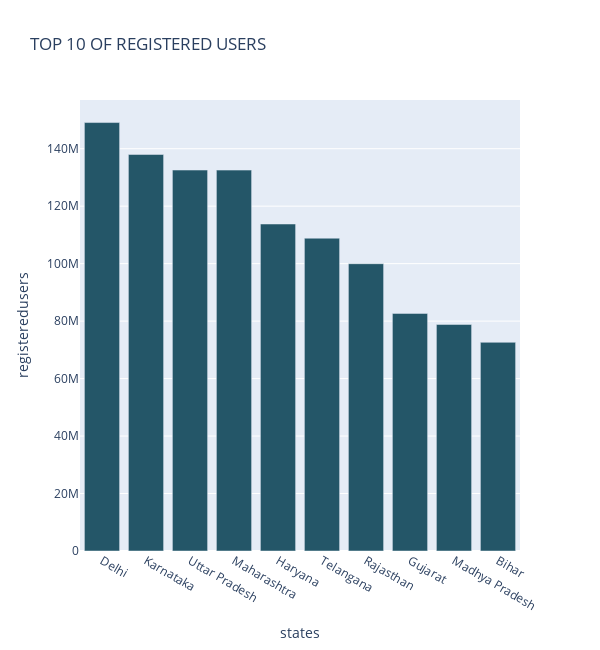
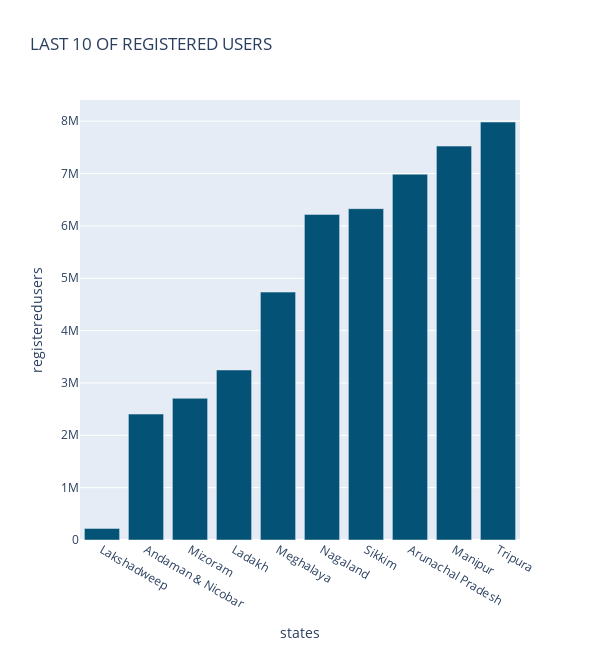
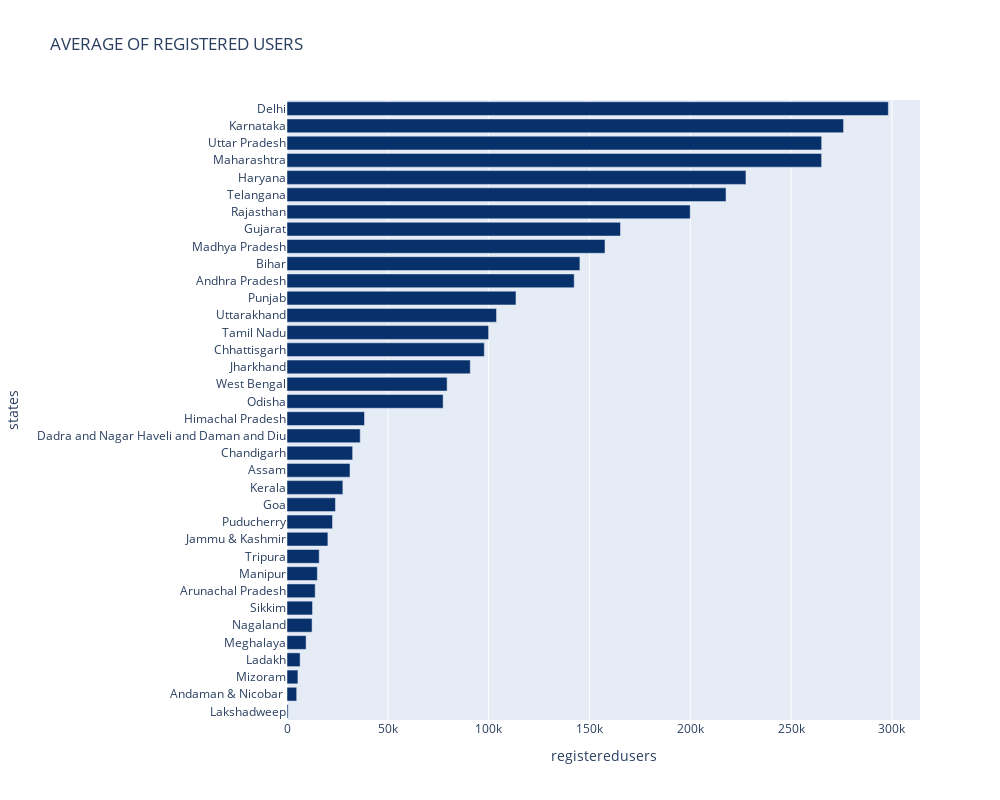

Notebook cell for these charts, in order:
### Code cell
top_chart_registeredusers("top_user")

### Figure 1 — Plotly figure (JSON) as saved in the notebook; plotly's stock layout.template omitted (floating-point values rounded to 4 significant figures)
{"data": [{"alignmentgroup": "True", "hovertemplate": "<b>%{hovertext}</b><br><br>states=%{x}<br>registeredusers=%{y}<extra></extra>", "hovertext": ["Delhi", "Karnataka", "Uttar Pradesh", "Maharashtra", "Haryana", "Telangana", "Rajasthan", "Gujarat", "Madhya Pradesh", "Bihar"], "legendgroup": "", "marker": {"color": "rgb(36, 86, 104)", "pattern": {"shape": ""}}, "name": "", "offsetgroup": "", "orientation": "v", "showlegend": false, "textposition": "auto", "type": "bar", "x": ["Delhi", "Karnataka", "Uttar Pradesh", "Maharashtra", "Haryana", "Telangana", "Rajasthan", "Gujarat", "Madhya Pradesh", "Bihar"], "xaxis": "x", "y": [149099106, 137994386, 132568682, 132552494, 113791710, 108854202, 99976492, 82687570, 78843506, 72624838], "yaxis": "y"}], "layout": {"barmode": "relative", "height": 650, "legend": {"tracegroupgap": 0}, "title": {"text": "TOP 10 OF REGISTERED USERS"}, "width": 600, "xaxis": {"anchor": "y", "domain": [0, 1], "title": {"text": "states"}}, "yaxis": {"anchor": "x", "domain": [0, 1], "title": {"text": "registeredusers"}}}}

### Figure 2 — Plotly figure (JSON) as saved in the notebook; plotly's stock layout.template omitted (floating-point values rounded to 4 significant figures)
{"data": [{"alignmentgroup": "True", "hovertemplate": "<b>%{hovertext}</b><br><br>states=%{x}<br>registeredusers=%{y}<extra></extra>", "hovertext": ["Lakshadweep", "Andaman & Nicobar ", "Mizoram", "Ladakh", "Meghalaya", "Nagaland", "Sikkim", "Arunachal Pradesh", "Manipur", "Tripura"], "legendgroup": "", "marker": {"color": "rgb(4, 82, 117)", "pattern": {"shape": ""}}, "name": "", "offsetgroup": "", "orientation": "v", "showlegend": false, "textposition": "auto", "type": "bar", "x": ["Lakshadweep", "Andaman & Nicobar ", "Mizoram", "Ladakh", "Meghalaya", "Nagaland", "Sikkim", "Arunachal Pradesh", "Manipur", "Tripura"], "xaxis": "x", "y": [221276, 2405572, 2706504, 3247008, 4735014, 6219756, 6329594, 6987006, 7524112, 7984284], "yaxis": "y"}], "layout": {"barmode": "relative", "height": 650, "legend": {"tracegroupgap": 0}, "title": {"text": "LAST 10 OF REGISTERED USERS"}, "width": 600, "xaxis": {"anchor": "y", "domain": [0, 1], "title": {"text": "states"}}, "yaxis": {"anchor": "x", "domain": [0, 1], "title": {"text": "registeredusers"}}}}

### Figure 3 — Plotly figure (JSON) as saved in the notebook; plotly's stock layout.template omitted (floating-point values rounded to 4 significant figures)
{"data": [{"alignmentgroup": "True", "hovertemplate": "<b>%{hovertext}</b><br><br>registeredusers=%{x}<br>states=%{y}<extra></extra>", "hovertext": ["Lakshadweep", "Andaman & Nicobar ", "Mizoram", "Ladakh", "Meghalaya", "Nagaland", "Sikkim", "Arunachal Pradesh", "Manipur", "Tripura", "Jammu & Kashmir", "Puducherry", "Goa", "Kerala", "Assam", "Chandigarh", "Dadra and Nagar Haveli and Daman and Diu", "Himachal Pradesh", "Odisha", "West Bengal", "Jharkhand", "Chhattisgarh", "Tamil Nadu", "Uttarakhand", "Punjab", "Andhra Pradesh", "Bihar", "Madhya Pradesh", "Gujarat", "Rajasthan", "Telangana", "Haryana", "Maharashtra", "Uttar Pradesh", "Karnataka", "Delhi"], "legendgroup": "", "marker": {"color": "rgb(8,48,107)", "pattern": {"shape": ""}}, "name": "", "offsetgroup": "", "orientation": "h", "showlegend": false, "textposition": "auto", "type": "bar", "x": [553.2, 4811.0, 5413.0, 6494.0, 9470.0, 12440.0, 12660.0, 13970.0, 15050.0, 15970.0, 20280.0, 22570.0, 24020.0, 27710.0, 31240.0, 32560.0, 36300.0, 38430.0, 77420.0, 79400.0, 90870.0, 97850.0, 99980.0, 103900.0, 113500.0, 142400.0, 145200.0, 157700.0, 165400.0, 200000.0, 217700.0, 227600.0, 265100.0, 265100.0, 276000.0, 298200.0], "xaxis": "x", "y": ["Lakshadweep", "Andaman & Nicobar ", "Mizoram", "Ladakh", "Meghalaya", "Nagaland", "Sikkim", "Arunachal Pradesh", "Manipur", "Tripura", "Jammu & Kashmir", "Puducherry", "Goa", "Kerala", "Assam", "Chandigarh", "Dadra and Nagar Haveli and Daman and Diu", "Himachal Pradesh", "Odisha", "West Bengal", "Jharkhand", "Chhattisgarh", "Tamil Nadu", "Uttarakhand", "Punjab", "Andhra Pradesh", "Bihar", "Madhya Pradesh", "Gujarat", "Rajasthan", "Telangana", "Haryana", "Maharashtra", "Uttar Pradesh", "Karnataka", "Delhi"], "yaxis": "y"}], "layout": {"barmode": "relative", "height": 800, "legend": {"tracegroupgap": 0}, "title": {"text": "AVERAGE OF REGISTERED USERS"}, "width": 1000, "xaxis": {"anchor": "y", "domain": [0, 1], "title": {"text": "registeredusers"}}, "yaxis": {"anchor": "x", "domain": [0, 1], "title": {"text": "states"}}}}
